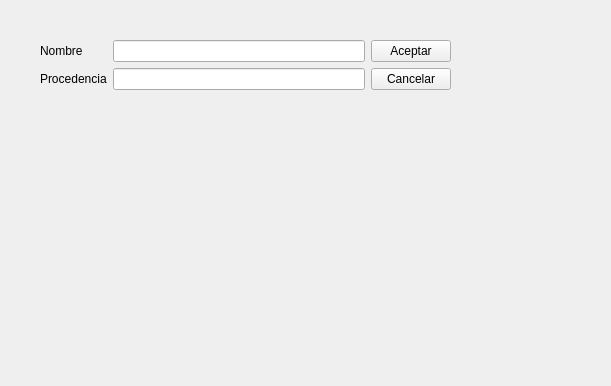
<?xml version="1.0" encoding="UTF-8"?>
<ui version="4.0">
 <class>Form_equipo</class>
 <widget class="QWidget" name="Form_equipo">
  <property name="geometry">
   <rect>
    <x>0</x>
    <y>0</y>
    <width>611</width>
    <height>386</height>
   </rect>
  </property>
  <property name="windowTitle">
   <string>Equipo</string>
  </property>
  <widget class="QWidget" name="">
   <property name="geometry">
    <rect>
     <x>40</x>
     <y>40</y>
     <width>411</width>
     <height>52</height>
    </rect>
   </property>
   <layout class="QGridLayout" name="gridLayout">
    <item row="0" column="0" rowspan="2">
     <layout class="QFormLayout" name="formLayout">
      <item row="0" column="0">
       <widget class="QLabel" name="label">
        <property name="text">
         <string>Nombre</string>
        </property>
       </widget>
      </item>
      <item row="1" column="0">
       <widget class="QLabel" name="label_2">
        <property name="text">
         <string>Procedencia</string>
        </property>
       </widget>
      </item>
      <item row="1" column="1">
       <widget class="QLineEdit" name="lineEdit_2"/>
      </item>
      <item row="0" column="1">
       <widget class="QLineEdit" name="lineEdit"/>
      </item>
     </layout>
    </item>
    <item row="0" column="1">
     <widget class="QPushButton" name="pushButton">
      <property name="text">
       <string>Aceptar</string>
      </property>
     </widget>
    </item>
    <item row="1" column="1">
     <widget class="QPushButton" name="pushButton_2">
      <property name="text">
       <string>Cancelar</string>
      </property>
     </widget>
    </item>
   </layout>
  </widget>
 </widget>
 <resources/>
 <connections/>
</ui>
